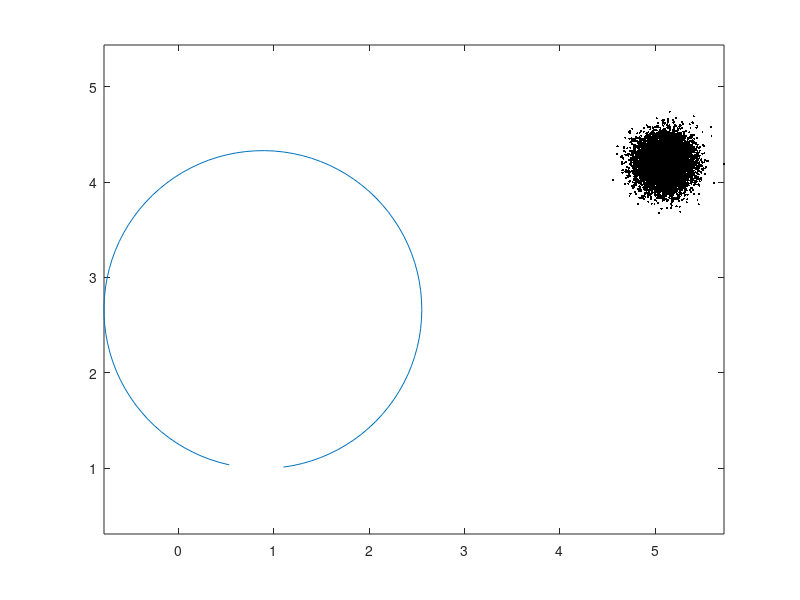

This figure's MATLAB source: (Note: this script raises an error after producing the figure.)
% clear everything
clear all
close all
clc
rng(180)
%% Load data
load('dataset/control.dat');
radar = load('dataset/radar1.dat');

%% initialize the variables


%%%%%%%%%%%%%%%%Epilogi arxikis katastasis%%%%%%%%%%%%%%%%%%
x=[5.1;4.1996;-0.5;0.3]';        % best initial from test  %%
%%%%%%%%%%%%%%%%%%%%%%%%%%%%%%%%%%%%%%%%%%%%%%%%%%%%%%%%%%%%

% x=[8.1;7.1996;-0.5;0.3]';
% x=[5.1;4.1996;0.5;-0.3]';

dt=0.1; %time interval
q=0.1;
Q = q*eye(4);
r=0.1;    %std of measurement
R=r^2;        % covariance of measurement

T = 100; % total duration 

N = 10000; % The number of particles the system generates

%resampling params
elite_percentage = 0.0005;   % % ton kaliteron particles
resampling_rate = 5;   %kathe pote tha elegxei gia resampling
radius_percentage = 0.15;


A = [1 0 dt 0; 0 1 0 dt; 0 0 1 0; 0 0 0 1]; % state transition model

V = 0.02; % =variance of the initial esimate
x_P = zeros(N,4,100); % vector of particles

% mrandomly generated particles from the initial prior gaussian distribution
for i = 1:N
    a = [sqrt(V) * randn;sqrt(V) * randn;sqrt(V) * randn;sqrt(V) * randn];
    x_P(i,:,1) = x + a';
end

figure(1)
clf
axis equal
autodelete = plot(x_P(:,1,1),x_P(:,2,1),'.k','markersize',5);
axis equal
hold on

plot_init = plot(x(1),x(2),'ok','markersize',5,'DisplayName','Initial Actual state'); % Initial actual state
axis equal
hold on

% plot control circle

plot_veh = plot(control(:,1),control(:,2),'DisplayName','Vehicle');
hold on

% First measurement angle and plotting the first line

l = tan(radar(1) + degtorad(90));
b = control(1,2) - l*control(1,1);


xc = control(1,1) : control(1,1) + 10;
yc = l * xc + b;
plot_first = plot(xc,yc,'DisplayName','First measurement');
hold on

% Last measurement angle and plotting the last line
l = tan(radar(100) + degtorad(90));
b = control(100,2) - l*control(100,1);


xc = control(100,1)-2 : control(100,1);
yc = l * xc + b;
plot_last = plot(xc,yc,'DisplayName','Last measurement');
hold on

%radar polyfit
p = polyfit(1:100, radar', 7);
x7 = linspace(1,100);
radar_poly = polyval(p,x7);

%% update
resampling_counter =0;
for t = 1:T
     
    ctrlX = control(t,1);
    ctrlY = control(t,2);
%     z = radar_poly(t);
    z = radar(t);

    %particle filter
    for i = 1:N
        x_P_update(i,:) = (A*x_P(i,:,t)')' + q*randn(1,4);

        z_update(i) = -atan((( ctrlX - x_P(i,1) ) / ( ctrlY - x_P(i,2) ) ) );

        if t > 1
%             P_w(i,t) = (((1/sqrt(2*pi*R)) * exp(-(z - z_update(i))^2/(2*R)))')+P_w(i,t-1);
            P_w(i,t) = (((1/sqrt(2*pi*R)) * exp(-(z - z_update(i))^2/(2*R)))')*P_w(i,t-1);
%             P_w(i,t) = (((1/sqrt(2*pi*R)) * exp(-(z - z_update(i))^2/(2*R)))');
        else
            P_w(i,t) = ((1/sqrt(2*pi*R)) * exp(-(z - z_update(i))^2/(2*R)))';
        end

    end %telos olon ton particles
    
    
    % Normalize to form a probability distribution
    P_w(:,t) = P_w(:,t)./sum(P_w(:,t));
    
    %avoiding weight elimintaion
    P_w(:,t) = P_w(:,t) + 7.250390539616982e-239;
    
     
    delete(autodelete);
    autodelete = plot(x_P_update(:,1),x_P_update(:,2),'.b','markersize',5,'DisplayName','Particles');


    x_P(:,:,t) = x_P_update;
    
    %Resampling
    
    if mod(t,resampling_rate) == 0 %kathe resampling rate
       
        resampling_counter = resampling_counter + 1;
        resampling_period = [(resampling_counter-1)*resampling_rate+1:resampling_counter*resampling_rate];
        
%         %sum of weights for that period of resampling
%         for i = 1:N
%             period_Sum(i,1) = sum(P_w(i,resampling_period));
%         end
%         
%         [sortedSum,sortingIndices] = sort(period_Sum,'descend');
%         % sortedX will be in descending order. Therefore, the first N elements will be the N maximum values.
%         maxValues = sortedSum(1:N*elite_percentage);
%         maxValueIndices = sortingIndices(1:N*elite_percentage);

        
        %weight only in t iteration
        [sortedSum,sortingIndices] = sort(P_w(:,t),'descend');
        % sortedX will be in descending order. Therefore, the first N elements will be the N maximum values.
        maxValues = sortedSum;
        maxValueIndices = sortingIndices(1:N*elite_percentage);
        
        %calculating center nad radius
        max_dis = max_distance(x_P(maxValueIndices,1:2,t));
        centerX = (max_dis(1) + max_dis(3))/2;
        centerY = (max_dis(2) + max_dis(4))/2;
        radius = max_dis(5)/2;
        r = hypot(x_P(:,1,t)-centerX,x_P(:,2,t)-centerY);
        
        c = linspace(0,2*pi);

        plot_circles = plot(centerX+radius*cos(c),centerY+radius*sin(c),'r-','DisplayName','Resampling circles');
        
        title(strcat('Problem topology, resampling counter: ', num2str(resampling_counter)));

        %change particels out of circle
        
%         %only position
%         x_P(r>radius,1,t) = normrnd(centerX,radius*radius_percentage/3,size(x_P(r>radius,1,t),1),1);
%         x_P(r>radius,2,t) = normrnd(centerY,radius*radius_percentage/3,size(x_P(r>radius,1,t),1),1);
        
        
        %position and vel
        x_P(r>radius,1,t) = normrnd(centerX,radius*radius_percentage/3,size(x_P(r>radius,1,t),1),1);
        x_P(r>radius,2,t) = normrnd(centerY,radius*radius_percentage/3,size(x_P(r>radius,1,t),1),1);
        x_P(r>radius,3,t) = normrnd(x(3),1/9,size(x_P(r>radius,1,t),1),1);
        x_P(r>radius,4,t) = normrnd(x(4),1/9,size(x_P(r>radius,1,t),1),1);
        
    end %end of resampling
    
    %next gen
    x_P(:,:,t+1) = x_P(:,:,t);
        
    pause(0.1)
end %telos genias

%for unsuprevised particles - BEST PARTICLE from start to end
for i = 1:N

    P_w_Sum(i) = sum(P_w(i,:))';
       
end


[bestMax,bestIndex] = max(P_w_Sum(:));

bestParticle(:,:) = [x_P(bestIndex,1,:);x_P(bestIndex,2,:)];
plot_best = plot(bestParticle(1,:),bestParticle(2,:),'m.--','markersize',5,'DisplayName','Best Particle');
% title('Problem topology')
xlabel('X (length units)');
ylabel('Y (length units)');
legend([plot_init plot_veh plot_first plot_last plot_circles plot_best ],'Initial Position','Vehicle','First Measurement','Last Measurement','Resamplin circles','Best Particle')
